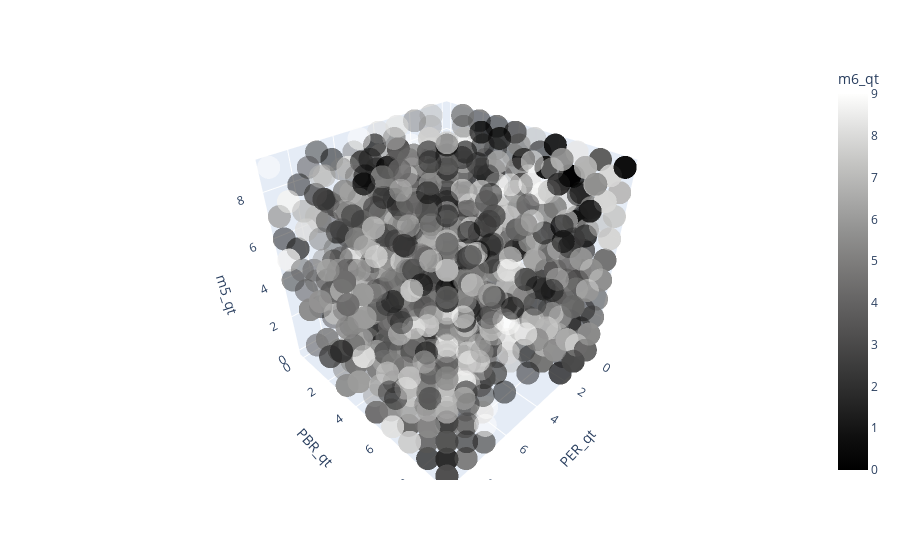

Notebook source saved alongside this figure:
### Code cell
import plotly.express as px

fig = px.scatter_3d(df, x='PER_qt', y='PBR_qt', z='m5_qt', color='m6_qt', opacity=0.5, color_continuous_scale='gray', hover_data=['code'], hover_name='name')
fig.show()

### Figure 1 — Plotly figure (JSON) as saved in the notebook; plotly's stock layout.template omitted (floating-point values rounded to 4 significant figures; data arrays with more than 128 entries replaced by an {"elided": "..."} marker saying what was removed)
{"data": [{"customdata": {"elided": "2275x1 int values"}, "hovertemplate": "<b>%{hovertext}</b><br><br>PER_qt=%{x}<br>PBR_qt=%{y}<br>m5_qt=%{z}<br>code=%{customdata[0]}<br>m6_qt=%{marker.color}<extra></extra>", "hovertext": {"elided": "2275 str values"}, "legendgroup": "", "marker": {"color": {"elided": "2275 int values"}, "coloraxis": "coloraxis", "opacity": 0.5, "symbol": "circle"}, "mode": "markers", "name": "", "scene": "scene", "showlegend": false, "type": "scatter3d", "x": {"elided": "2275 int values"}, "y": {"elided": "2275 int values"}, "z": {"elided": "2275 int values"}}], "layout": {"coloraxis": {"colorbar": {"title": {"text": "m6_qt"}}, "colorscale": [[0.0, "rgb(0, 0, 0)"], [0.09091, "rgb(16, 16, 16)"], [0.1818, "rgb(38, 38, 38)"], [0.2727, "rgb(59, 59, 59)"], [0.3636, "rgb(81, 80, 80)"], [0.4545, "rgb(102, 101, 101)"], [0.5455, "rgb(124, 123, 122)"], [0.6364, "rgb(146, 146, 145)"], [0.7273, "rgb(171, 171, 170)"], [0.8182, "rgb(197, 197, 195)"], [0.9091, "rgb(224, 224, 223)"], [1.0, "rgb(254, 254, 253)"]]}, "legend": {"tracegroupgap": 0}, "margin": {"t": 60}, "scene": {"domain": {"x": [0.0, 1.0], "y": [0.0, 1.0]}, "xaxis": {"title": {"text": "PER_qt"}}, "yaxis": {"title": {"text": "PBR_qt"}}, "zaxis": {"title": {"text": "m5_qt"}}}}}
